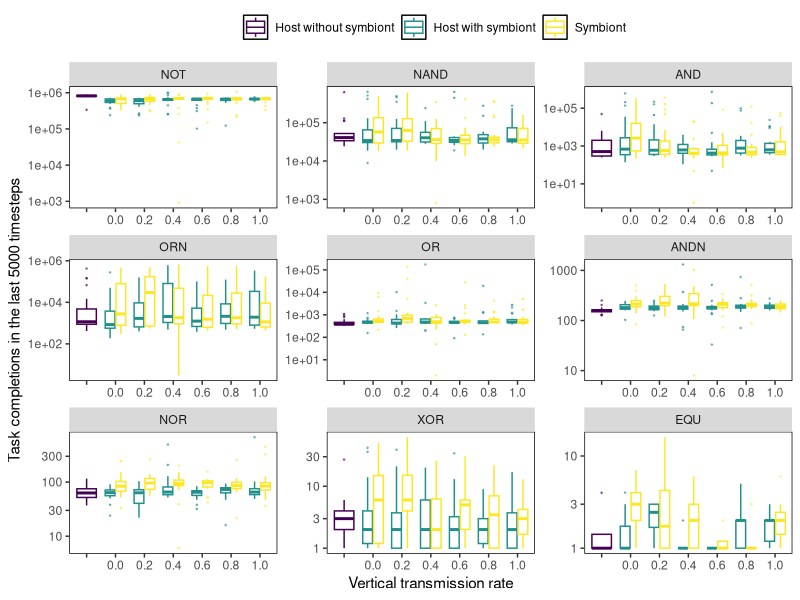
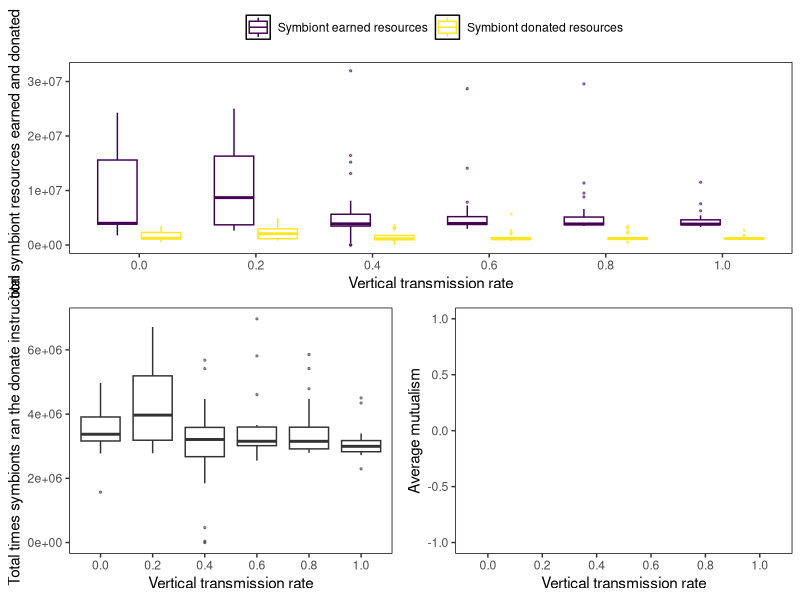

These figures' R source, in order:
library(ggplot2)
library(viridis)
library(reshape2)
library(gridExtra)

#Set your working directory to the Analysis folder for your project

#Read in the data
initial_data <- read.csv("munged_tasks.csv", h=T)
final_update <- subset(initial_data, update == "200000")
final_update[final_update$vert == "No symbiont", c("vert", "partner")] <- list("", "nosym")

tasks <- c("NOT", "NAND", "AND", "ORN", "OR", "ANDN", "NOR", "XOR", "EQU")
task_columns <- lapply(tasks, function(x) paste0("task_", x))
task_map <- tasks
names(task_map) <- task_columns

task_data <- melt(final_update, id.vars=c("update", "vert", "partner"), measure.vars=task_columns)
ggplot(data=task_data, aes(x=factor(as.character(vert), levels=unique(vert)), y=value, color=partner)) +
	geom_boxplot(alpha=0.5, outlier.size=0.25) +
    ylab("Task completions in the last 5000 timesteps") +
	xlab("Vertical transmission rate") +
	theme(panel.background = element_rect(fill='white', colour='black')) +
	theme(panel.grid.major = element_blank(), panel.grid.minor = element_blank(), legend.position='top') +
	guides(fill="none") +
	scale_color_manual(name="", values=viridis(3), guide=guide_legend(direction='horizontal'), breaks=c("nosym", "host", "symbiont"), labels=c("Host without symbiont", "Host with symbiont", "Symbiont")) +
	scale_y_continuous(trans='log10') +
	facet_wrap(~variable, scales="free", labeller=labeller(variable=task_map))

donated_data <- melt(subset(final_update, partner=="symbiont"), id.vars=c("vert"), measure.vars=c("earned", "donated"))
a <- ggplot(data=donated_data, aes(x=factor(as.character(vert), levels=unique(vert)), y=value, color=variable)) +
	geom_boxplot(alpha=0.5, outlier.size=0.5) +
    ylab("Total symbiont resources earned and donated") +
	xlab("Vertical transmission rate") +
	theme(panel.background = element_rect(fill='white', colour='black')) +
	theme(panel.grid.major = element_blank(), panel.grid.minor = element_blank(), legend.position='top') +
	guides(fill="none") +
	scale_color_manual(name="", values=viridis(2), guide=guide_legend(direction='horizontal'), breaks=c("earned", "donated"), labels=c("Symbiont earned resources", "Symbiont donated resources"))
b <- ggplot(data=subset(final_update, partner=="symbiont"), aes(x=factor(as.character(vert), levels=unique(vert)), y=donate_calls)) +
	geom_boxplot(alpha=0.5, outlier.size=0.5) +
    ylab("Total times symbionts ran the donate instruction") +
	xlab("Vertical transmission rate") +
	theme(panel.background = element_rect(fill='white', colour='black')) +
	theme(panel.grid.major = element_blank(), panel.grid.minor = element_blank(), legend.position='top') +
	guides(fill="none")# +
c <- ggplot(data=subset(final_update, partner=="symbiont"), aes(x=factor(as.character(vert), levels=unique(vert)), y=mutualism)) +
	geom_boxplot(alpha=0.5, outlier.size=0.5) +
    ylab("Average mutualism") +
    ylim(-1, 1) +
	xlab("Vertical transmission rate") +
	theme(panel.background = element_rect(fill='white', colour='black')) +
	theme(panel.grid.major = element_blank(), panel.grid.minor = element_blank(), legend.position='top') +
	guides(fill="none")# +
	#scale_color_manual(name="", values=viridis(2), guide=guide_legend(direction='horizontal'), breaks=c("earned", "donated"), labels=c("Symbiont earned resources", "Symbiont donated resources"))
grid.arrange(a, arrangeGrob(b, c, ncol=2), nrow=2)
